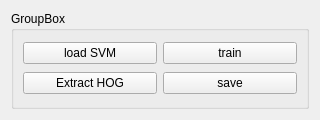
<?xml version="1.0" encoding="UTF-8"?>
<ui version="4.0">
 <class>PredictorGui</class>
 <widget class="QWidget" name="PredictorGui">
  <property name="geometry">
   <rect>
    <x>0</x>
    <y>0</y>
    <width>320</width>
    <height>120</height>
   </rect>
  </property>
  <property name="windowTitle">
   <string>Form</string>
  </property>
  <layout class="QHBoxLayout" name="horizontalLayout">
   <item>
    <widget class="QGroupBox" name="groupBox">
     <property name="title">
      <string>GroupBox</string>
     </property>
     <layout class="QGridLayout" name="gridLayout">
      <item row="0" column="0">
       <widget class="QPushButton" name="loadButton">
        <property name="text">
         <string>load SVM</string>
        </property>
       </widget>
      </item>
      <item row="0" column="1">
       <widget class="QPushButton" name="trainButton">
        <property name="text">
         <string>train</string>
        </property>
       </widget>
      </item>
      <item row="1" column="0">
       <widget class="QPushButton" name="extractHOGButton">
        <property name="text">
         <string>Extract HOG</string>
        </property>
       </widget>
      </item>
      <item row="1" column="1">
       <widget class="QPushButton" name="saveButton">
        <property name="text">
         <string>save</string>
        </property>
       </widget>
      </item>
     </layout>
    </widget>
   </item>
  </layout>
 </widget>
 <resources/>
 <connections>
  <connection>
   <sender>trainButton</sender>
   <signal>clicked()</signal>
   <receiver>PredictorGui</receiver>
   <slot>train()</slot>
   <hints>
    <hint type="sourcelabel">
     <x>225</x>
     <y>59</y>
    </hint>
    <hint type="destinationlabel">
     <x>265</x>
     <y>271</y>
    </hint>
   </hints>
  </connection>
  <connection>
   <sender>extractHOGButton</sender>
   <signal>clicked()</signal>
   <receiver>PredictorGui</receiver>
   <slot>extractHOGFeatures()</slot>
   <hints>
    <hint type="sourcelabel">
     <x>100</x>
     <y>78</y>
    </hint>
    <hint type="destinationlabel">
     <x>139</x>
     <y>297</y>
    </hint>
   </hints>
  </connection>
  <connection>
   <sender>saveButton</sender>
   <signal>clicked()</signal>
   <receiver>PredictorGui</receiver>
   <slot>save()</slot>
   <hints>
    <hint type="sourcelabel">
     <x>214</x>
     <y>82</y>
    </hint>
    <hint type="destinationlabel">
     <x>235</x>
     <y>259</y>
    </hint>
   </hints>
  </connection>
  <connection>
   <sender>loadButton</sender>
   <signal>clicked()</signal>
   <receiver>PredictorGui</receiver>
   <slot>load()</slot>
   <hints>
    <hint type="sourcelabel">
     <x>72</x>
     <y>53</y>
    </hint>
    <hint type="destinationlabel">
     <x>74</x>
     <y>283</y>
    </hint>
   </hints>
  </connection>
 </connections>
 <slots>
  <slot>extractHOGFeatures()</slot>
  <slot>save()</slot>
  <slot>train()</slot>
  <slot>load()</slot>
 </slots>
</ui>
